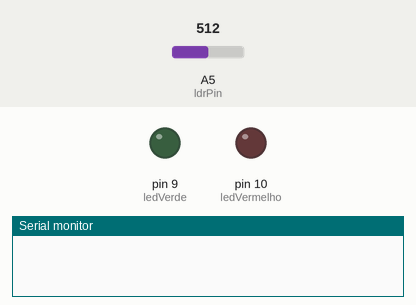
The sketch below on a simulated Arduino Uno, built with avr-gcc and run on an emulated ATmega328P. Parts: output pins drawn as LEDs (lit = HIGH), the last lines printed to the serial monitor. The inputs (shaded band) are chosen by the test bench; at power-on: A5 (ldrPin) = 512. At 6.0 s the program stops and its outputs stay as they are.

Above: at 0.1 s.
At 6.1 s:
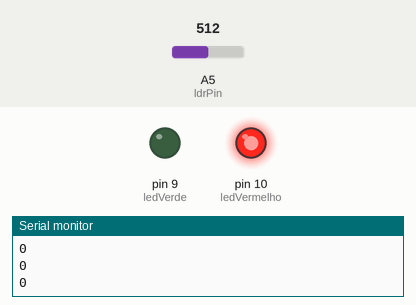
Timing chart, 0 to 7.5 s (numbered marks = the images above):
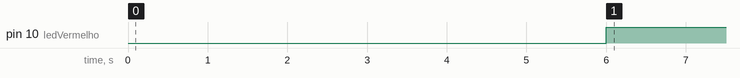

The sketch:

2c.ino
```cpp
int ldrPin = A5;
int ledVerde = 9;
int ledVermelho = 10;

int passo = 0;// Contador que indica em que passo da password estamos

// Password: 0 - escuro, 0 - escuro, 1 - claro, 0 - escuro
int password[4] = {0, 0, 1, 0};

// Array onde vamos guardar os valores lidos pelo LDR
int input[4];

void setup() {
  pinMode(ledVerde, OUTPUT);
  pinMode(ledVermelho, OUTPUT);
  Serial.begin(9600);
}

void loop() {

  // Se passaram mais de 10 segundos -> falha (acende LED vermelho)
  if (millis() > 10000) {
    digitalWrite(10, HIGH);
    while(1);
  }

  // A cada 1.5 segundos faz uma leitura do LDR, até completar 4 passos
  if (passo < 4 && millis() > (passo + 1) * 1500) {
      int valorLDR = analogRead(ldrPin);
    if (valorLDR >= 170) input[passo] = 0;
    else input[passo] = 1;

    Serial.println(input[passo]);
    passo++;
  }

  // Quando já foram lidos os 4 passos -> verifica a password
  if (passo == 4) {
    for(int i = 0; i < 4; i++) {
      if (input[i] != password[i]) {
          digitalWrite(ledVermelho, HIGH);
        while(1);
      }
    }
    digitalWrite(ledVerde, HIGH);
    while(1);
  }

}
```

Measured:
- by itself, pin 10 (ledVermelho): LOW → HIGH at 6.0 s
